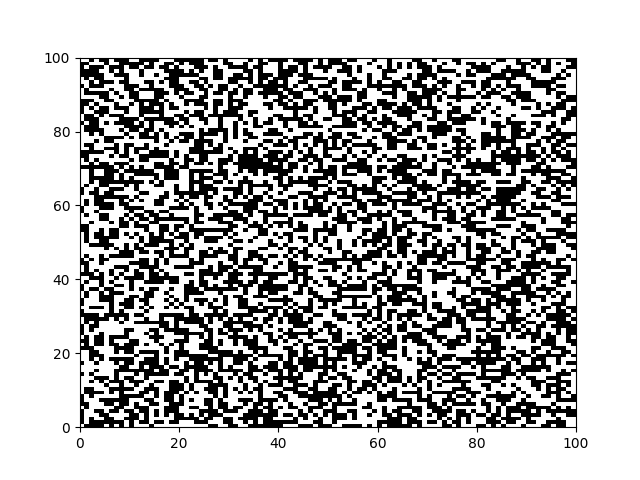

The Python source for this figure:
import numpy as np
import matplotlib.pyplot as plt
import random

L = 100
plane = np.zeros(shape=(L, L))
probability = .5


def value_assign(plane, x, y):  # assign a value to a newly born cell(in 2D array 'plane')
    plane[x, y] = 1
    return None


def mother(plane, x, y, probability):  # checks if a random number is less than probability,turns it on
    temp = random.random()
    if temp <= probability:
        value_assign(plane, x, y)
    return None


i = 0
while i < L:
    j = 0
    while j < L:
        mother(plane, i, j, probability)
        j = j + 1
    i = i + 1

fig = plt.figure()
plt.pcolor(plane, cmap='binary')

plt.show()
